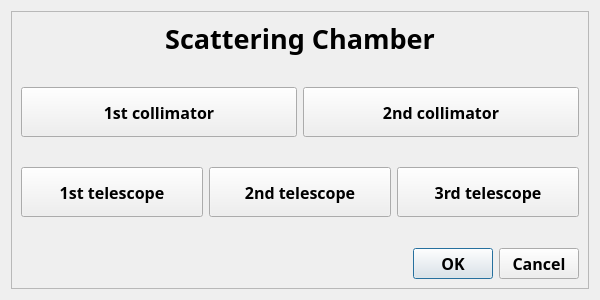
<?xml version="1.0" encoding="UTF-8"?>
<ui version="4.0">
 <class>ChamberWindow</class>
 <widget class="QDialog" name="ChamberWindow">
  <property name="geometry">
   <rect>
    <x>0</x>
    <y>0</y>
    <width>600</width>
    <height>300</height>
   </rect>
  </property>
  <property name="minimumSize">
   <size>
    <width>600</width>
    <height>300</height>
   </size>
  </property>
  <property name="maximumSize">
   <size>
    <width>800</width>
    <height>450</height>
   </size>
  </property>
  <property name="font">
   <font>
    <family>Bahnschrift SemiBold</family>
    <pointsize>12</pointsize>
    <weight>75</weight>
    <bold>true</bold>
   </font>
  </property>
  <property name="windowTitle">
   <string>Chamber Settings</string>
  </property>
  <layout class="QHBoxLayout" name="horizontalLayout">
   <item>
    <widget class="QFrame" name="info_layout">
     <property name="frameShape">
      <enum>QFrame::StyledPanel</enum>
     </property>
     <property name="frameShadow">
      <enum>QFrame::Raised</enum>
     </property>
     <layout class="QVBoxLayout" name="verticalLayout">
      <item>
       <widget class="QLabel" name="info_label">
        <property name="maximumSize">
         <size>
          <width>16777215</width>
          <height>35</height>
         </size>
        </property>
        <property name="font">
         <font>
          <pointsize>20</pointsize>
         </font>
        </property>
        <property name="text">
         <string>Scattering Chamber</string>
        </property>
        <property name="alignment">
         <set>Qt::AlignCenter</set>
        </property>
       </widget>
      </item>
      <item>
       <spacer name="verticalSpacer_0">
        <property name="orientation">
         <enum>Qt::Vertical</enum>
        </property>
        <property name="sizeHint" stdset="0">
         <size>
          <width>20</width>
          <height>40</height>
         </size>
        </property>
       </spacer>
      </item>
      <item>
       <layout class="QHBoxLayout" name="collimators_layout">
        <item>
         <widget class="QPushButton" name="first_button">
          <property name="minimumSize">
           <size>
            <width>0</width>
            <height>50</height>
           </size>
          </property>
          <property name="text">
           <string>1st collimator</string>
          </property>
         </widget>
        </item>
        <item>
         <widget class="QPushButton" name="second_button">
          <property name="minimumSize">
           <size>
            <width>0</width>
            <height>50</height>
           </size>
          </property>
          <property name="text">
           <string>2nd collimator</string>
          </property>
         </widget>
        </item>
       </layout>
      </item>
      <item>
       <spacer name="verticalSpacer_1">
        <property name="orientation">
         <enum>Qt::Vertical</enum>
        </property>
        <property name="sizeHint" stdset="0">
         <size>
          <width>20</width>
          <height>40</height>
         </size>
        </property>
       </spacer>
      </item>
      <item>
       <layout class="QHBoxLayout" name="telescopes_layout">
        <item>
         <widget class="QPushButton" name="telescope1_button">
          <property name="minimumSize">
           <size>
            <width>0</width>
            <height>50</height>
           </size>
          </property>
          <property name="text">
           <string>1st telescope</string>
          </property>
         </widget>
        </item>
        <item>
         <widget class="QPushButton" name="telescope2_button">
          <property name="minimumSize">
           <size>
            <width>0</width>
            <height>50</height>
           </size>
          </property>
          <property name="text">
           <string>2nd telescope</string>
          </property>
         </widget>
        </item>
        <item>
         <widget class="QPushButton" name="telescope3_button">
          <property name="minimumSize">
           <size>
            <width>0</width>
            <height>50</height>
           </size>
          </property>
          <property name="text">
           <string>3rd telescope</string>
          </property>
         </widget>
        </item>
       </layout>
      </item>
      <item>
       <spacer name="verticalSpacer_2">
        <property name="orientation">
         <enum>Qt::Vertical</enum>
        </property>
        <property name="sizeHint" stdset="0">
         <size>
          <width>20</width>
          <height>40</height>
         </size>
        </property>
       </spacer>
      </item>
      <item>
       <widget class="QDialogButtonBox" name="okbutton">
        <property name="maximumSize">
         <size>
          <width>16777215</width>
          <height>50</height>
         </size>
        </property>
        <property name="standardButtons">
         <set>QDialogButtonBox::Cancel|QDialogButtonBox::Ok</set>
        </property>
       </widget>
      </item>
     </layout>
    </widget>
   </item>
  </layout>
 </widget>
 <resources/>
 <connections/>
</ui>
